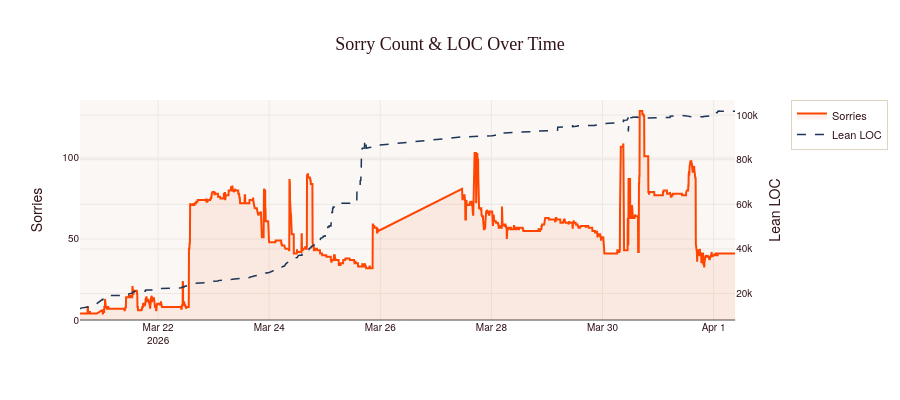

This figure's notebook cell:
### Markdown cell above
## 2. Sorry Count & LOC Over Time

### Code cell
fig = make_subplots(specs=[[{"secondary_y": True}]])

fig.add_trace(go.Scatter(
    x=df_auto['ts'], y=df_auto['sorries'],
    name='Sorries', line=dict(color='#ff4500', width=2),
    fill='tozeroy', fillcolor='rgba(255,69,0,0.08)'
), secondary_y=False)

fig.add_trace(go.Scatter(
    x=df_auto['ts'], y=df_auto['loc'],
    name='Lean LOC', line=dict(color='#1d3557', width=1.5, dash='dash'),
), secondary_y=True)

fig.update_layout(
    title='Sorry Count & LOC Over Time',
    height=400,
)
fig.update_yaxes(title_text='Sorries', secondary_y=False)
fig.update_yaxes(title_text='Lean LOC', secondary_y=True)
fig.show()

### Figure 1 — Plotly figure (JSON) as saved in the notebook; plotly's stock layout.template omitted (floating-point values rounded to 4 significant figures; data arrays with more than 128 entries replaced by an {"elided": "..."} marker saying what was removed)
{"data": [{"fill": "tozeroy", "fillcolor": "rgba(255,69,0,0.08)", "line": {"color": "#ff4500", "width": 2}, "name": "Sorries", "type": "scatter", "x": {"elided": "2859 str values"}, "xaxis": "x", "y": {"elided": "2859 float values"}, "yaxis": "y"}, {"line": {"color": "#1d3557", "dash": "dash", "width": 1.5}, "name": "Lean LOC", "type": "scatter", "x": {"elided": "2859 str values"}, "xaxis": "x", "y": {"elided": "2859 float values"}, "yaxis": "y2"}], "layout": {"height": 400, "title": {"text": "Sorry Count & LOC Over Time"}, "xaxis": {"anchor": "y", "domain": [0, 0.94]}, "yaxis": {"anchor": "x", "domain": [0, 1], "title": {"text": "Sorries"}}, "yaxis2": {"anchor": "x", "overlaying": "y", "side": "right", "title": {"text": "Lean LOC"}}}}
